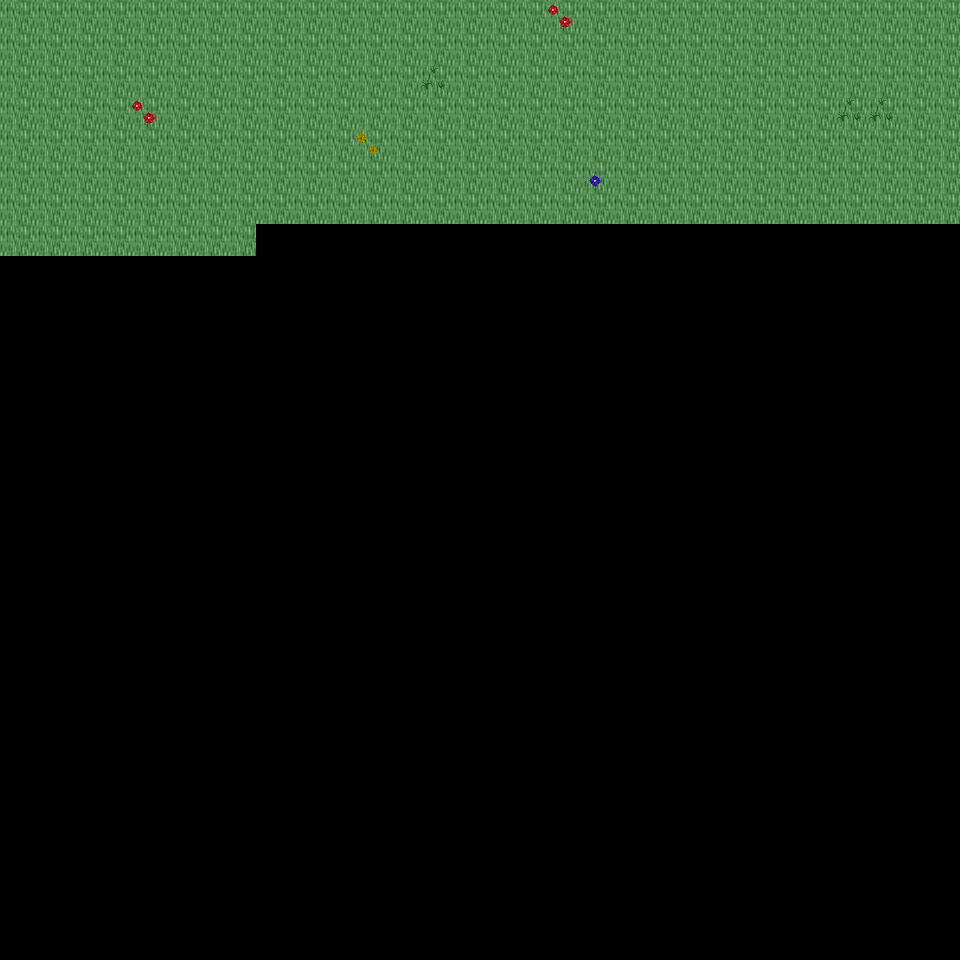

A level layout from a 2D game, rendered from its tile map. Below: a short description, then the map file with tile-grid data replaced by summaries:
An orthogonal 30x30 tile map with 32x32 px tiles, 6 tile layers (Ground, Object, Object2, Above, ...), 37 tilesets and 2 objects (2x mapExit).

<map version="1.0" orientation="orthogonal" renderorder="right-down" width="30" height="30" tilewidth="32" tileheight="32" nextobjectid="3">
  <tileset firstgid="1" name="tileset_ground_ground" tilewidth="32" tileheight="32" tilecount="33" columns="3">
    <image source="../drawable/tileset_ground_ground.png" width="96" height="352" />
  </tileset>
  <tileset firstgid="34" name="tileset_ground_ridge_earth_dark" tilewidth="32" tileheight="32" tilecount="96" columns="12">
    <image source="../drawable/tileset_ground_ridge_earth_dark.png" width="384" height="256" />
  </tileset>
  <tileset firstgid="130" name="tileset_ground_ridge_earth_pale" tilewidth="32" tileheight="32" tilecount="96" columns="12">
    <image source="../drawable/tileset_ground_ridge_earth_pale.png" width="384" height="256" />
  </tileset>
  <tileset firstgid="226" name="tileset_ground_earth_edges" tilewidth="32" tileheight="32" tilecount="18" columns="6">
    <image source="../drawable/tileset_ground_earth_edges.png" width="192" height="96" />
  </tileset>
  <tileset firstgid="244" name="tileset_ground_rock_pebbles" tilewidth="32" tileheight="32" tilecount="3" columns="1">
    <image source="../drawable/tileset_ground_rock_pebbles.png" width="32" height="96" />
  </tileset>
  <tileset firstgid="247" name="tileset_plant_grasses" tilewidth="32" tileheight="32" tilecount="6" columns="3">
    <image source="../drawable/tileset_plant_grasses.png" width="96" height="64" />
  </tileset>
  <tileset firstgid="253" name="tileset_plant_flower_daisy_yellow" tilewidth="32" tileheight="32" tilecount="8" columns="2">
    <image source="../drawable/tileset_plant_flower_daisy_yellow.png" width="64" height="128" />
  </tileset>
  <tileset firstgid="261" name="tileset_plant_bush_bushes" tilewidth="32" tileheight="32" tilecount="10" columns="5">
    <image source="../drawable/tileset_plant_bush_bushes.png" width="160" height="64" />
  </tileset>
  <tileset firstgid="271" name="tileset_plant_flower_daisy_red" tilewidth="32" tileheight="32" tilecount="8" columns="2">
    <image source="../drawable/tileset_plant_flower_daisy_red.png" width="64" height="128" />
  </tileset>
  <tileset firstgid="279" name="tileset_plant_tree_tree_darkgreen" tilewidth="32" tileheight="32" tilecount="88" columns="8">
    <image source="../drawable/tileset_plant_tree_tree_darkgreen.png" width="256" height="352" />
  </tileset>
  <tileset firstgid="367" name="tileset_plant_flower_daisy_blue" tilewidth="32" tileheight="32" tilecount="8" columns="2">
    <image source="../drawable/tileset_plant_flower_daisy_blue.png" width="64" height="128" />
  </tileset>
  <tileset firstgid="375" name="tileset_item_corpse_skull_pale" tilewidth="32" tileheight="32" tilecount="2" columns="2">
    <image source="../drawable/tileset_item_corpse_skull_pale.png" width="64" height="32" />
  </tileset>
  <tileset firstgid="377" name="tileset_plant_vine" tilewidth="32" tileheight="32" tilecount="3" columns="1">
    <image source="../drawable/tileset_plant_vine.png" width="32" height="96" />
  </tileset>
  <tileset firstgid="380" name="tileset_plant_flower_daisy_white" tilewidth="32" tileheight="32" tilecount="8" columns="2">
    <image source="../drawable/tileset_plant_flower_daisy_white.png" width="64" height="128" />
  </tileset>
  <tileset firstgid="388" name="tileset_item_corpse_huge_animal" tilewidth="32" tileheight="32" tilecount="16" columns="2">
    <image source="../drawable/tileset_item_corpse_huge_animal.png" width="64" height="256" />
  </tileset>
  <tileset firstgid="404" name="tileset_building_fence_fence_chunky" tilewidth="32" tileheight="32" tilecount="21" columns="3">
    <image source="../drawable/tileset_building_fence_fence_chunky.png" width="96" height="224" />
  </tileset>
  <tileset firstgid="425" name="tileset_ground_eye" tilewidth="32" tileheight="32" tilecount="9" columns="3">
    <image source="../drawable/tileset_ground_eye.png" width="96" height="96" />
  </tileset>
  <tileset firstgid="434" name="tileset_logic_creature_gnome" tilewidth="32" tileheight="32" tilecount="6" columns="6">
    <image source="../drawable/tileset_logic_creature_gnome.png" width="192" height="32" />
  </tileset>
  <tileset firstgid="440" name="tileset_logic_creature_animal" tilewidth="32" tileheight="32" tilecount="32" columns="8">
    <image source="../drawable/tileset_logic_creature_animal.png" width="256" height="128" />
  </tileset>
  <tileset firstgid="472" name="tileset_logic_collision" tilewidth="32" tileheight="32" tilecount="1" columns="1">
    <image source="../drawable/tileset_logic_collision.png" width="32" height="32" />
  </tileset>
  <tileset firstgid="473" name="tileset_plant_tree_taller_trees" tilewidth="32" tileheight="32" tilecount="32" columns="8">
    <image source="../drawable/tileset_plant_tree_taller_trees.png" width="256" height="128" />
  </tileset>
  <tileset firstgid="505" name="tileset_plant_tree_spruce" tilewidth="32" tileheight="32" tilecount="6" columns="2">
    <image source="../drawable/tileset_plant_tree_spruce.png" width="64" height="96" />
  </tileset>
  <tileset firstgid="511" name="tileset_ground_blue_paving" tilewidth="32" tileheight="32" tilecount="2" columns="1">
    <image source="../drawable/tileset_ground_blue_paving.png" width="32" height="64" />
  </tileset>
  <tileset firstgid="513" name="tileset_ground_grass_edges" tilewidth="32" tileheight="32" tilecount="36" columns="12">
    <image source="../drawable/tileset_ground_grass_edges.png" width="384" height="96" />
  </tileset>
  <tileset firstgid="549" name="tileset_ground_grass_corners" tilewidth="32" tileheight="32" tilecount="24" columns="6">
    <image source="../drawable/tileset_ground_grass_corners.png" width="192" height="128" />
  </tileset>
  <tileset firstgid="573" name="tileset_logic_item_fruits" tilewidth="32" tileheight="32" tilecount="10" columns="10">
    <image source="../drawable/tileset_logic_item_fruits.png" width="256" height="64" />
  </tileset>
  <tileset firstgid="583" name="tileset_building_house_pink_blue" tilewidth="32" tileheight="32" tilecount="99" columns="11">
    <image source="../drawable/tileset_building_house_pink_blue.png" width="352" height="288" />
  </tileset>
  <tileset firstgid="682" name="tileset_building_fence_stone_fence_white" tilewidth="32" tileheight="32" tilecount="9" columns="3">
    <image source="../drawable/tileset_building_fence_stone_fence_white.png" width="96" height="96" />
  </tileset>
  <tileset firstgid="691" name="tileset_plant_tree_pine_tree" tilewidth="32" tileheight="32" tilecount="20" columns="4">
    <image source="../drawable/tileset_plant_tree_pine_tree.png" width="128" height="160" />
  </tileset>
  <tileset firstgid="711" name="tileset_furniture_chair_bench_wooden" tilewidth="32" tileheight="32" tilecount="8" columns="2">
    <image source="../drawable/tileset_furniture_chair_bench_wooden.png" width="64" height="128" />
  </tileset>
  <tileset firstgid="719" name="tileset_item_postbox" tilewidth="32" tileheight="32" tilecount="4" columns="2">
    <image source="../drawable/tileset_item_postbox.png" width="64" height="64" />
  </tileset>
  <tileset firstgid="723" name="tileset_logic_portal" tilewidth="32" tileheight="32" tilecount="24" columns="8">
    <image source="../drawable/tileset_logic_portal.png" width="256" height="96" />
  </tileset>
  <tileset firstgid="747" name="tileset_furniture_light_lamp_blue" tilewidth="32" tileheight="32" tilecount="3" columns="1">
    <image source="../drawable/tileset_furniture_light_lamp_blue.png" width="32" height="96" />
  </tileset>
  <tileset firstgid="750" name="tileset_light_dim_light_7x5" tilewidth="32" tileheight="32" tilecount="35" columns="7">
    <image source="../drawable/tileset_light_dim_light_7x5.png" width="224" height="160" />
  </tileset>
  <tileset firstgid="785" name="tileset_light_light_5x5" tilewidth="32" tileheight="32" tilecount="25" columns="5">
    <image source="../drawable/tileset_light_light_5x5.png" width="160" height="160" />
  </tileset>
  <tileset firstgid="810" name="tileset_logic_creature_reptile" tilewidth="32" tileheight="32" tilecount="7" columns="7">
    <image source="../drawable/tileset_logic_creature_reptile.png" width="224" height="32" />
  </tileset>
  <tileset firstgid="817" name="tileset_plant_bushes_and_trees" tilewidth="32" tileheight="32" tilecount="144" columns="16">
    <image source="../drawable/tileset_plant_bushes_and_trees.png" width="512" height="289" />
  </tileset>
  <layer name="Ground" width="30" height="30">
    <data>[900 cells, 218 non-empty, 1 distinct tile ids]</data>
  </layer>
  <layer name="Object" width="30" height="30">
    <data>[900 cells, 0 non-empty, 0 distinct tile ids]</data>
  </layer>
  <layer name="Object2" width="30" height="30">
    <data>[900 cells, 7 non-empty, 4 distinct tile ids]</data>
  </layer>
  <layer name="Above" width="30" height="30">
    <data>[900 cells, 0 non-empty, 0 distinct tile ids]</data>
  </layer>
  <layer name="Above2" width="30" height="30">
    <data>[900 cells, 0 non-empty, 0 distinct tile ids]</data>
  </layer>
  <layer name="Walkable" width="30" height="30">
    <data>[900 cells, 0 non-empty, 0 distinct tile ids]</data>
  </layer>
  <objectgroup name="MapEvents">
    <object id="1" name="north" type="mapExit" x="0" y="0" width="960" height="32">
      <properties>
        <property name="map" value="level_0_x89_y79" />
        <property name="x" value="0" />
        <property name="y" value="28" />
      </properties>
    </object>
    <object id="2" name="west" type="mapExit" x="0" y="0" width="32" height="960">
      <properties>
        <property name="map" value="level_0_x88_y80" />
        <property name="x" value="28" />
        <property name="y" value="0" />
      </properties>
    </object>
  </objectgroup>
</map>
